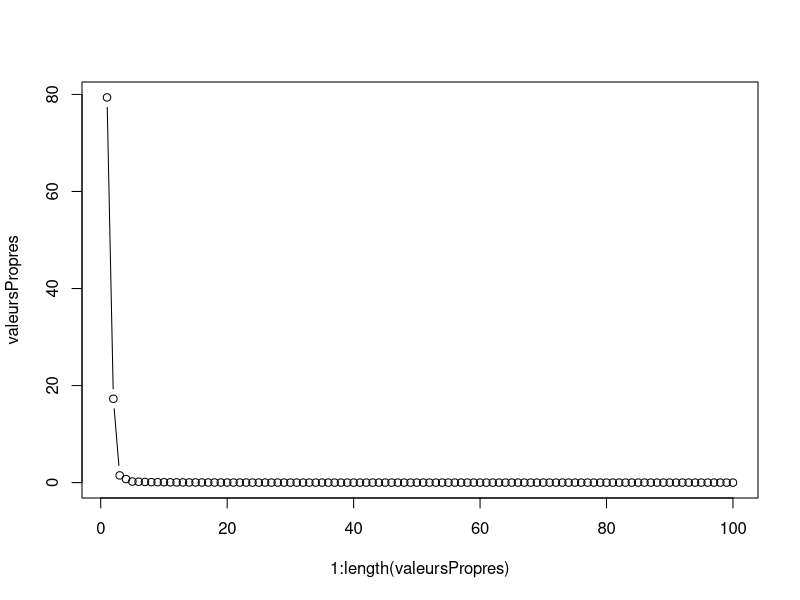
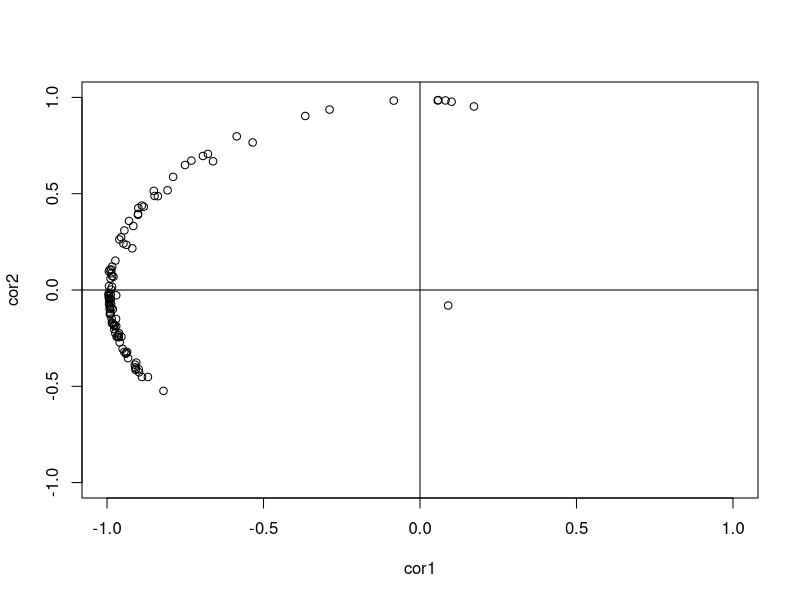
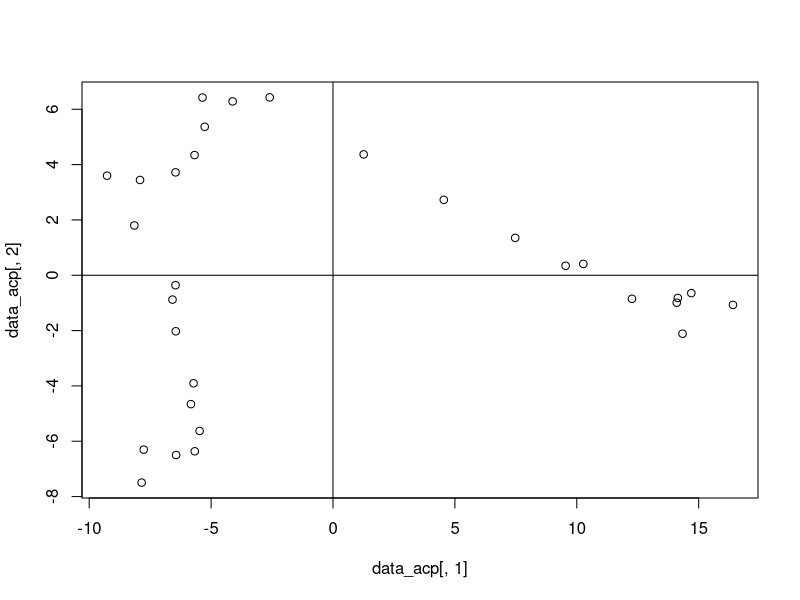

Source code (R) for these figures, in order:
#==================================#
#                                  #
#       Lecture des données        #
#                                  #
#==================================#

x_matrix <- read.csv("data.csv", header = T, sep = ";", row.names = 1); # parse csv file (with ; separator) into matrix

#==================================#
#                                  #
#       Informations basiques      #
#                                  #
#==================================#

message("Summary")
summary(x_matrix); #summary

message("Covariance")
print(cov(x_matrix)); # covariance

message("Correlation")
print(cor(x_matrix)); # correlation

message("Columns : "); # number of columns
ncol(x_matrix)
message("Rows : "); # number of rows
nrow(x_matrix);

#==================================#
#                                  #
#    Données centrées réduites     #
#                                  #
#==================================#

centree_reduite <- scale(x_matrix, center = T, scale = T);

#==================================#
#                                  #
# Analyse en composante principale #
#                                  #
#==================================#

# Valeurs propres
propres <- eigen(cor(centree_reduite));
valeursPropres <- propres$values;
vecteursPropres <- propres$vectors;

# Graphique des valeurs propres (éboulis et coude)
png(filename = "eboulis.png"); # start printing plot to png image
plot(1:length(valeursPropres), valeursPropres, type = "b");
dev.off(); # end printing

# Composantes principales
data_acp <- centree_reduite %*% vecteursPropres;

composante_principale_1 <- data_acp[, 1];
composante_principale_2 <- data_acp[, 2];

# Cercle de correlation
# Calcule de la correlation entre chaque variable et les composantes principales
cor1 <- cor(composante_principale_1,centree_reduite);
cor2 <- cor(composante_principale_2,centree_reduite);
png(filename = "cercle_de_correlation.png"); # start printing plot to png image
plot(cor1, cor2, xlim = c(-1, +1), ylim = c(-1, +1))
abline(h = 0, v = 0)
text(cor1, cor2, labels = colnames(data))
dev.off(); # end printing

# Graphe 2D
png(filename = "graphe2D.png"); # start printing plot to png image
plot(data_acp[, 1], data_acp[, 2])
text(data_acp[, 1], data_acp[, 2], labels = rownames(data))
abline(h = 0, v = 0)
dev.off(); # end printing